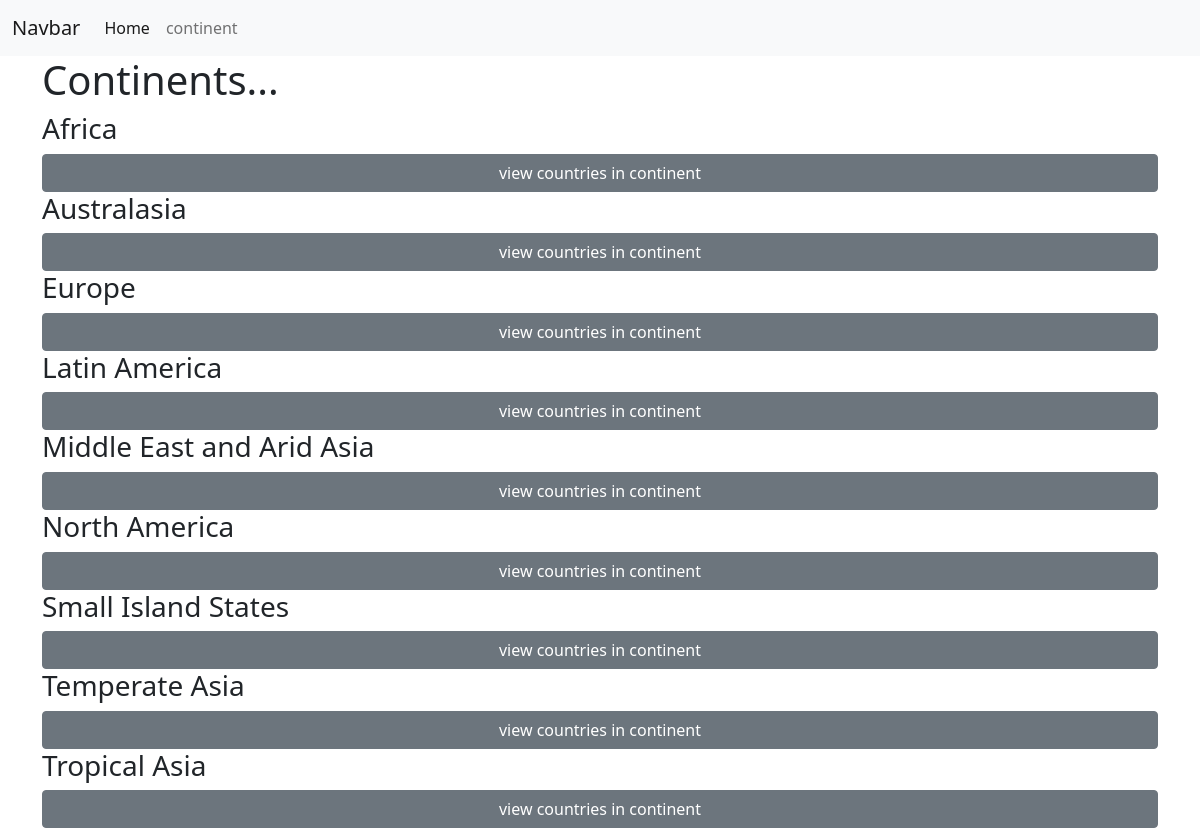
Page /list on the committed database.
### tables this page shows
CREATE TABLE continent (id INTEGER PRIMARY KEY AUTOINCREMENT, name TEXT);

### project.py (the view)
@app.route('/list')
def listview():
    try:
        conn = sqlite3.connect(db_name)
        conn.row_factory = sqlite3.Row
        cur = conn.cursor()
        cur.execute('select * from continent')
        rows = cur.fetchall()
        conn.close()
        return render_template('list.html', rows=rows)
    except RuntimeError:
        return render_template('error500.html')

### templates/list.html
{% extends 'base.html' %}
{% block content %}
    <h1>
        Continents...
    </h1>
    {% for row in rows%}
        <h3>{{row['name']}}</h3>
        <a href="{{ url_for('detail', continent_id= row['id'])}}" class="btn btn-secondary d-grid gap-2">view countries in continent</a>
    {% endfor %}
{% endblock %}

### templates/base.html (shortened to what this page needs)
<html>
<head>
    <link href="https://cdn.jsdelivr.net/npm/bootstrap@5.0.0-beta2/dist/css/bootstrap.min.css" rel="stylesheet">
</head>
<body>
    <nav class="navbar navbar-expand-lg navbar-light bg-light">
      <div class="container-fluid">
        <a class="navbar-brand" href="#">Navbar</a>
        <div class="collapse navbar-collapse" id="navbarSupportedContent">
          <ul class="navbar-nav me-auto mb-2 mb-lg-0">
            <li class="nav-item">
              <a class="nav-link active" aria-current="page" href="{{ url_for('index')}}">Home</a>
            </li>
            <li class="nav-item">
              <a class="nav-link" href="{{ url_for('listview') }}">continent</a>
            </li>
          </ul>
        </div>
      </div>
    </nav>
    <div class="container">
        {% block content %}
        {% endblock%}
    </div>
</body>
</html>

### rows in the picture
continent: name "Africa"
continent: name "Australasia"
continent: name "Europe"
continent: name "Latin America"
continent: name "Middle East and Arid Asia"
continent: name "North America"
continent: name "Small Island States"
continent: name "Temperate Asia"
continent: name "Tropical Asia"
